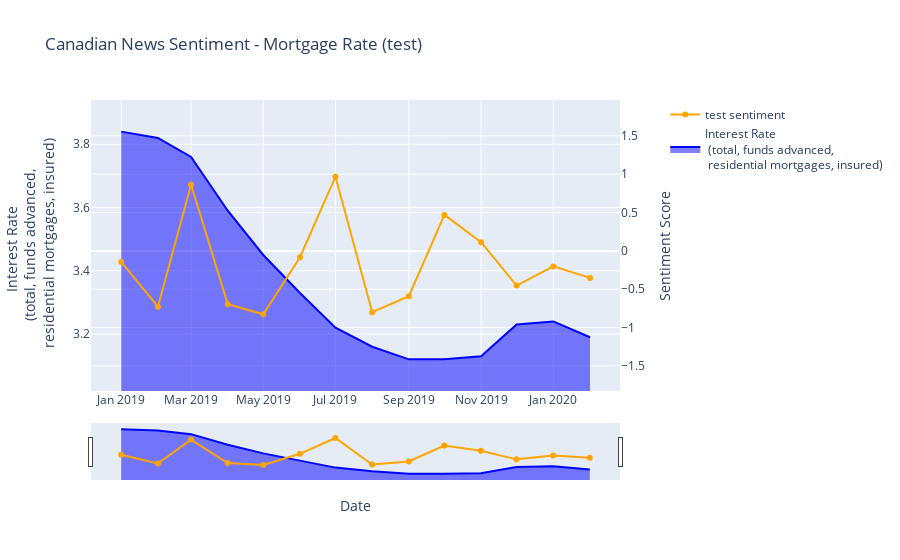

The code cell stored with this chart in its notebook:
### Code cell
#test function  
test_indicator_name = "Interest Rate  <br> (total, funds advanced, <br> residential mortgages, insured)"
test_title = "Canadian News Sentiment - Mortgage Rate (test)"

test_fig = plot_combined_graph(test_mrg_df, test_senti_df, test_indicator_name, test_title)
test_fig.show()

### Figure 1 — Plotly figure (JSON) as saved in the notebook; plotly's stock layout.template omitted (floating-point values rounded to 4 significant figures)
{"data": [{"fill": "tonexty", "line": {"color": "blue"}, "mode": "lines", "name": "Interest Rate  <br> (total, funds advanced, <br> residential mortgages, insured)", "type": "scatter", "x": ["2019-01-01", "2019-02-01", "2019-03-01", "2019-04-01", "2019-05-01", "2019-06-01", "2019-07-01", "2019-08-01", "2019-09-01", "2019-10-01", "2019-11-01", "2019-12-01", "2020-01-01", "2020-02-01"], "xaxis": "x", "y": [3.84, 3.82, 3.76, 3.59, 3.45, 3.33, 3.22, 3.16, 3.12, 3.12, 3.13, 3.23, 3.24, 3.19], "yaxis": "y"}, {"line": {"color": "orange"}, "name": "test sentiment", "type": "scatter", "x": ["2019-01-01", "2019-02-01", "2019-03-01", "2019-04-01", "2019-05-01", "2019-06-01", "2019-07-01", "2019-08-01", "2019-09-01", "2019-10-01", "2019-11-01", "2019-12-01", "2020-01-01", "2020-02-01"], "xaxis": "x", "y": [-0.1443, -0.7283, 0.8633, -0.6947, -0.8273, -0.08238, 0.9678, -0.7989, -0.5908, 0.4694, 0.1139, -0.4524, -0.2025, -0.3525], "yaxis": "y2"}], "layout": {"title": {"text": "Canadian News Sentiment - Mortgage Rate (test)"}, "xaxis": {"anchor": "y", "domain": [0, 0.94], "rangeslider": {"visible": true}, "title": {"text": "Date"}}, "yaxis": {"anchor": "x", "autorange": false, "domain": [0, 1], "range": [3.02, 3.94], "title": {"text": "Interest Rate  <br> (total, funds advanced, <br> residential mortgages, insured)"}}, "yaxis2": {"anchor": "x", "overlaying": "y", "range": [-1.827, 1.968], "side": "right", "title": {"text": "Sentiment Score"}}}}
